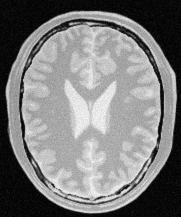
#> input picture a1images/a1images/brain_proton_density_slice.png, 181 x 217 px, found by its file name
$ python q2_intensity_transformations.py
#> lines starting #> are read from the running program, lines starting #| are printed output that depends on the picture
# -*- coding: utf-8 -*-
"""q2 intensity_transformations.ipynb

Automatically generated by Colab.

Original file is located at
    https://colab.research.google.com/drive/1WwH4ryQK7VkUXkHK6VIQSa23nwVJY3Kc
"""

import cv2 as cv
import numpy as np
import matplotlib.pyplot as plt

img_orig = cv.imread('a1images/brain_proton_density_slice.png', cv.IMREAD_GRAYSCALE)
#> img_orig is the input picture: shape (217, 181); min 0, max 251, mean 123.7

t_white = np.zeros(256, dtype='uint8')
t_white[141:181] = np.linspace(141, 180, 40).astype('uint8')

t_gray = np.zeros(256, dtype='uint8')
t_gray[181:221] = np.linspace(181, 220, 40).astype('uint8')

white_matter = cv.LUT(img_orig, t_white)
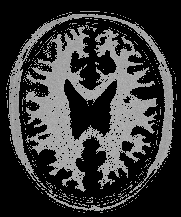
#> white_matter: shape (217, 181); min 0, max 180, mean 56.4
gray_matter = cv.LUT(img_orig, t_gray)
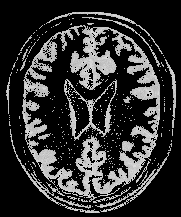
#> gray_matter: shape (217, 181); min 0, max 220, mean 50.3

fig, ax = plt.subplots(2, 2, figsize=(6, 6))
ax[0,0].imshow(white_matter, cmap='gray', vmin=0, vmax=255)
ax[0,0].set_title('White Matter')
ax[0,0].axis('off')
ax[1,0].plot(t_white)
ax[1,0].set_ylim([0, 255])
ax[1,0].set_xlim([0, 255])
ax[0,1].imshow(gray_matter, cmap='gray', vmin=0, vmax=255)
ax[0,1].set_title('Gray Matter')
ax[0,1].axis('off')
ax[1,1].plot(t_gray)
ax[1,1].set_ylim([0, 255])
ax[1,1].set_xlim([0, 255])
plt.tight_layout()
plt.show()
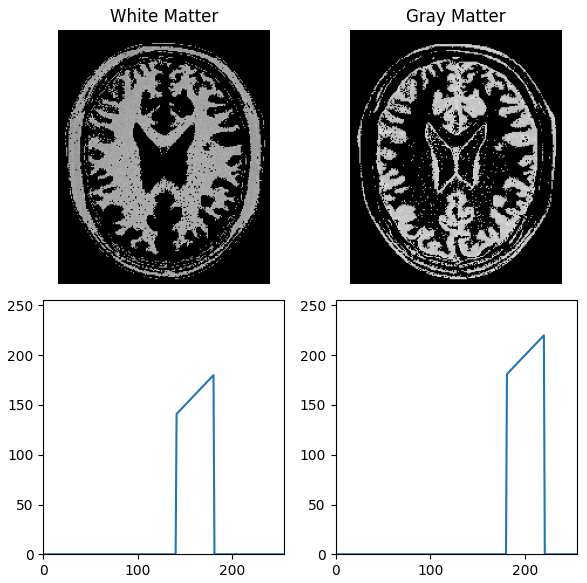
#> figure drawn by matplotlib, 4 panels; panel 3: curve peaks at x = 180, y = 180; panel 4: curve peaks at x = 220, y = 220

import cv2 as cv
import numpy as np
import matplotlib.pyplot as plt

img = cv.imread('a1images/brain_proton_density_slice.png', cv.IMREAD_GRAYSCALE)

if img is None:
    print("Error: Image not loaded. Please check the file path.")
else:
    hist, bins = np.histogram(img.ravel(), 256, [0, 256])
#> hist = 256 values, max 1097 at index 7, min 0 at index 248, mean 153.4; bins = 257 values from 0 to 256
    fig, ax = plt.subplots(1, 2, figsize=(12, 4))
    ax[0].imshow(img, cmap='gray', vmin=0, vmax=255)
    ax[0].set_title('Original Image')
    ax[0].axis('off')
    ax[1].plot(hist)
    ax[1].set_title('Histogram')
    ax[1].set_xlabel('Intensity Value')
    ax[1].set_ylabel('Frequency')
    plt.show()
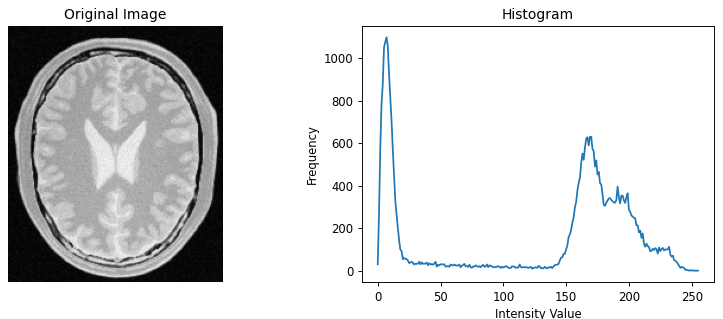
#> figure drawn by matplotlib, 2 panels; panel 2: curve peaks at x = 7, y = 1097
